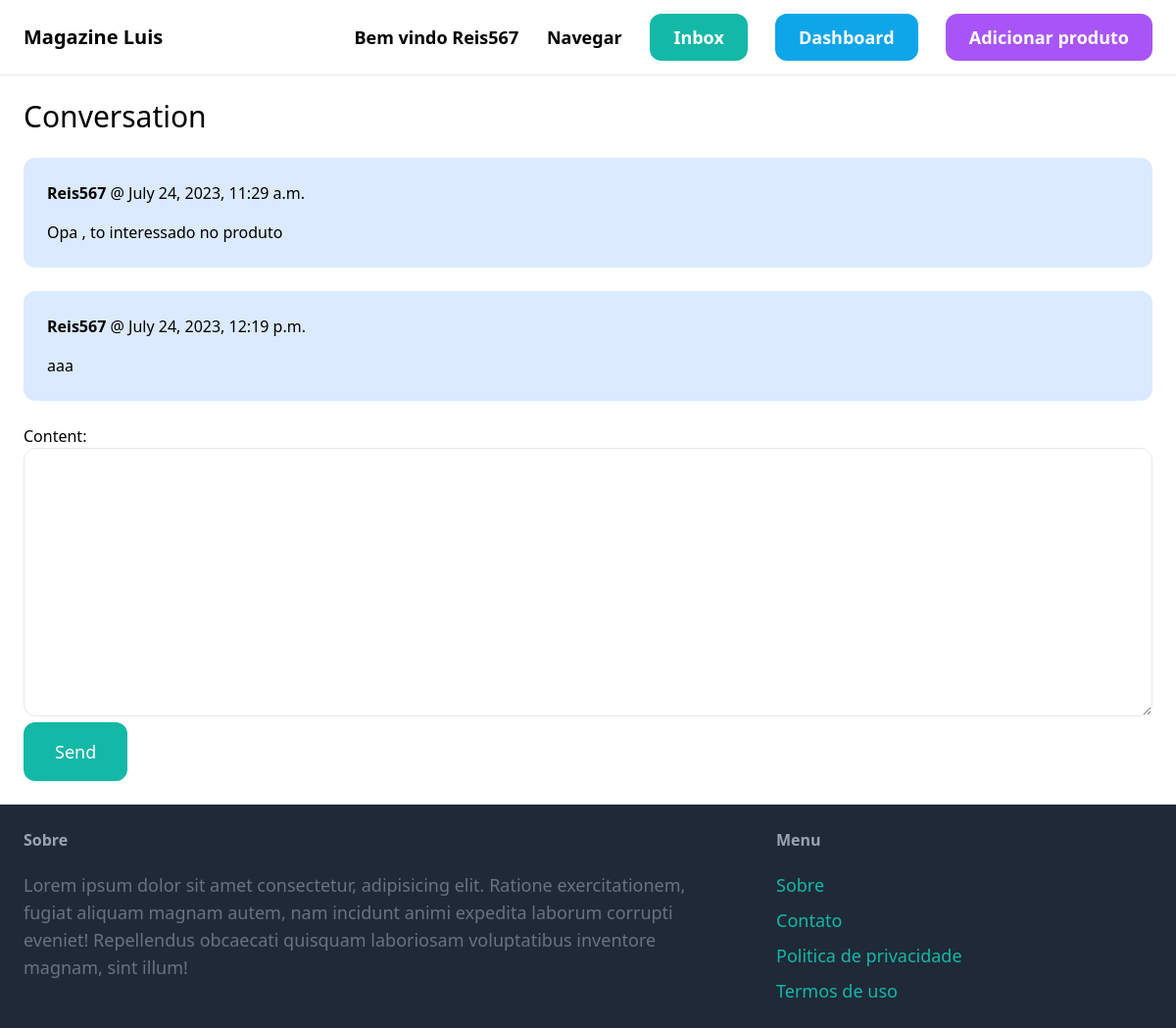
The page /inbox/1/ (signed in) on the database its author committed.
### conversation/models.py (models this page shows)
class ConversationMessage(models.Model):
    conversation = models.ForeignKey(Conversation, related_name='messages', on_delete=models.CASCADE)
    content = models.TextField()
    created_at = models.DateTimeField(auto_now_add=True)
    created_by = models.ForeignKey(User,related_name='created_messages', on_delete=models.CASCADE )

### conversation/views.py (the view)
# urls.py: path('<int:pk>/',views.detail,name='detail'),
@login_required
def detail(request,pk):
    conversation = Conversation.objects.filter(members__in=[request.user.id]).get(pk=pk)
    if request.method=='POST':
        form = ConversationMessageForm(request.POST)
        if form.is_valid():
            conversation_message = form.save(commit=False)
            conversation_message.conversation = conversation
            conversation_message.created_by = request.user
            conversation_message.save()
            conversation.save()
            return redirect('conversation:detail',pk=pk)
    else:
        form = ConversationMessageForm()
    return render(request,'conversation/detail.html',{
        'conversation':conversation,
        'form':form,
    })

### conversation/forms.py
class ConversationMessageForm(forms.ModelForm):
    class Meta:
        model = ConversationMessage
        fields = ('content',)
        widgets = {
            'content':forms.Textarea(attrs={
                'class':'w-full py-4 px-6 rounded-xl border'
            })
        }

### conversation/templates/conversation/detail.html (shortened to what this page needs)
{% extends 'core/base.html' %}
{% block content %}
<h1 class="mb-6 text-3xl ">
    Conversation
</h1>
<div class="space-y-6">
    {% for message in conversation.messages.all %}
            <div class="{% if message.created_by == request.user %} bg-blue-100 {% else %} bg-gray-100 {% endif %} p-6 flex rounded-xl">
                <div>
                    <p class="mb-4">
                        <strong>{{message.created_by.username}}</strong> @ {{message.created_at}}
                    </p>
                    <p>
                        {{message.content}}
                    </p>
                </div>
            </div>
    {% endfor %}
</div>
<form action="" method="post" class="mt-6">
    {{form.as_p}}
    <button class="py-4 px-8 text-lg text-white bg-teal-500 hover:bg-teal-700 rounded-xl transition easy-in-out duration-500">
        Send
    </button>
</form>
{% endblock content %}

### core/templates/core/base.html (shortened to what this page needs)
<!DOCTYPE html>
<html lang="en">
<head>
    <script src="https://cdn.tailwindcss.com"></script>
</head>
<body>
    <nav class="py-6 px-6 flex justify-between items-center border-b border-gray-200">
        <a href="/" class="text-xl font-bold">Magazine Luis</a>
        <div class="space-x-6">
            {% if request.user.is_authenticated %}
            <a href="/" class="text-lg font-semibold hover:text-gray-500 transition easy-in-out duration-500">Bem vindo {{user.username}} </a>
            {% endif %}
            <a href="{% url 'item:items' %}" class="text-lg font-semibold hover:text-gray-500 transition easy-in-out duration-500">Navegar </a>
            {% if request.user.is_authenticated %}
            <a href="{% url 'conversation:inbox' %}" class="px-6 py-3 text-lg font-semibold bg-teal-500 text-white rounded-xl hover:bg-teal-700 transition easy-in-out duration-500">Inbox</a>
            <a href="{% url 'dashboard:index' %}" class="px-6 py-3 text-lg font-semibold bg-sky-500 text-white rounded-xl hover:bg-sky-700 transition easy-in-out duration-500">Dashboard</a>
            <a href="{% url 'item:new' %}" class="px-6 py-3 text-lg font-semibold bg-purple-500 text-white rounded-xl hover:bg-sky-700 transition easy-in-out duration-500">Adicionar produto</a>
            {% endif %}
        </div>
    </nav>
    <div class="px-6 py-6">
        {% block content %}
        {% endblock content %}
    </div>
    <footer class="py-6 px-6 flex justify-between bg-gray-800">
        <div class="w-2/3 pr-10">
            <h3 class="mb-5 font-semibold text-gray-400">
                Sobre
            </h3>
            <p class="text-lg text-gray-500">
                Lorem ipsum dolor sit amet consectetur, adipisicing elit. Ratione exercitationem, fugiat aliquam magnam autem, nam incidunt animi expedita laborum corrupti eveniet! Repellendus obcaecati quisquam laboriosam voluptatibus inventore magnam, sint illum!
            </p>
        </div>
        <div class="w-1/3">
            <h3 class="mb-5 font-semibold text-gray-400">
                Menu
            </h3>
            <ul class="space-y-2">
                <li class="text-lg text-teal-500 hover:text-teal-700">
                    <a href="">Sobre</a>
                </li>
                <li class="text-lg text-teal-500 hover:text-teal-700">
                    <a href="{% url 'core:contact' %}">Contato</a>
                </li>
                <li class="text-lg text-teal-500 hover:text-teal-700">
                    <a href="">Politica de privacidade</a>
                </li>
                <li class="text-lg text-teal-500 hover:text-teal-700">
                    <a href="">Termos de uso</a>
                </li>
            </ul>
        </div>
    </footer>
</body>
</html>

### rows shown on the page
ConversationMessage: created_by.username "Reis567", created_at "July 24, 2023, 11:29 a.m.", content "Opa , to interessado no produto"
ConversationMessage: created_by.username "Reis567", created_at "July 24, 2023, 12:19 p.m.", content "aaa"

### other values the page prints
{{ user.username }} "Reis567"
